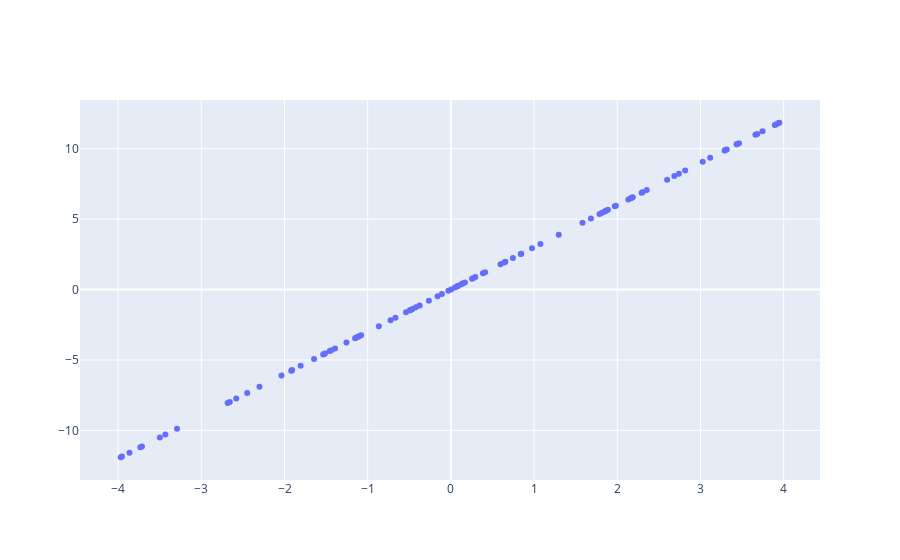

The cell this chart's notebook holds for it:
### Markdown cell above
# Exercise 3-3.
> In this exercise, you will draw random points in subspaces. This will help reinforce the idea that subspaces comprise any linear weighted combination of the spanning vectors. Define a vector set containing one vector [1, 3]. Then create 100 numbers drawn randomly from a uniform distribution between −4 and +4. Those are your random scalars. Multiply the random scalars by the basis vector to create 100 random points in the subspace. Plot those points.

### Code cell
basis = np.array([[1, 3]])
rand_weights = np.random.uniform(-4, 4, (1, 100))


points = basis.T.dot(rand_weights)
points = points.T



fig = go.Figure()

fig.add_trace(go.Scatter(
    x=points[:,0], y=points[:,1], mode='markers' ))

fig.show()
